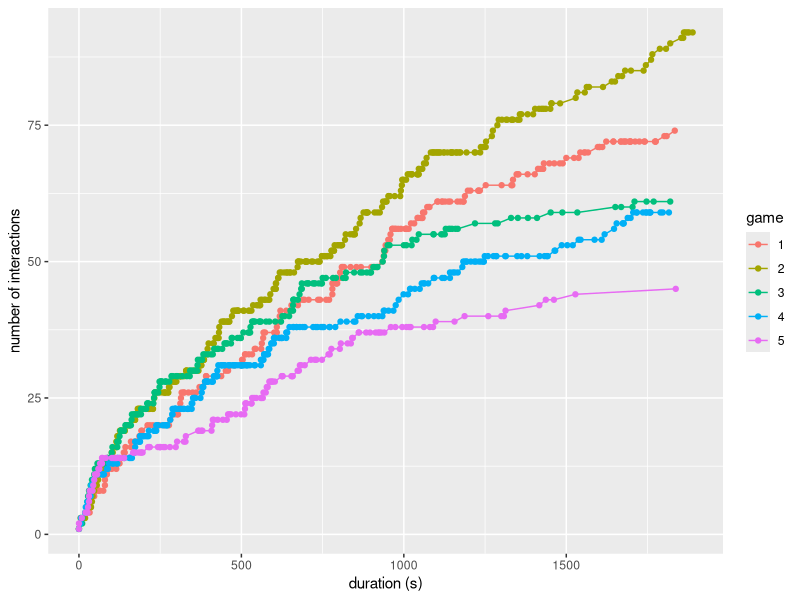
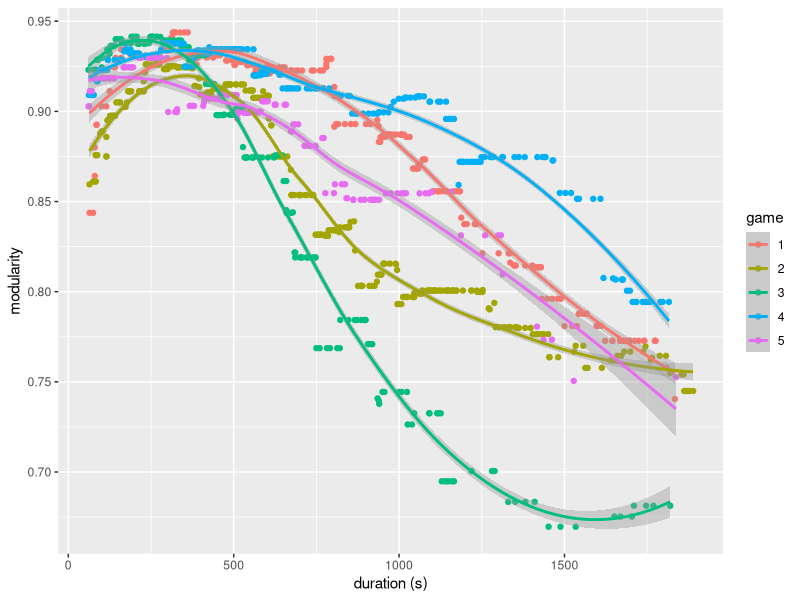
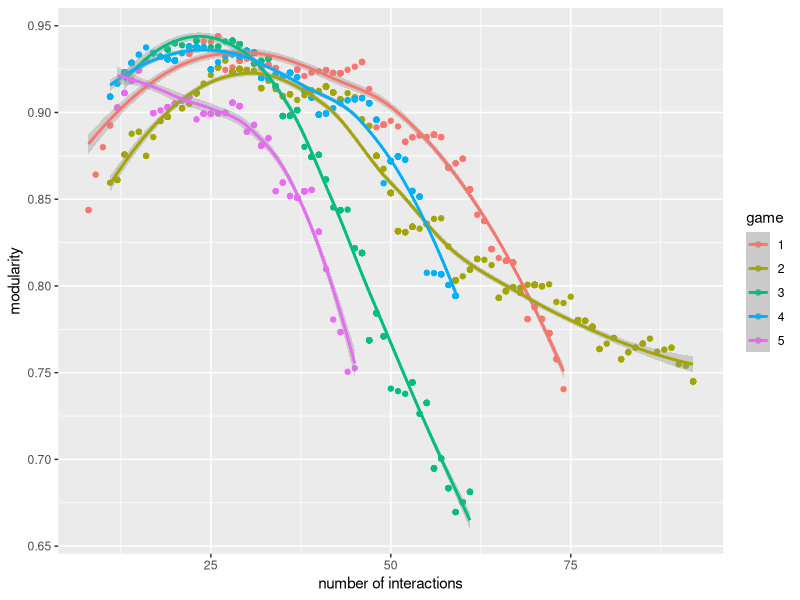

These figures' R source, in order:
library(dplyr)
library(ggplot2)
library(readr)
library(tidyr)
library(igraph)


##### get networks #####

trophic_data <- read_csv("data/raw/Cleaned_Ressources_Anonymous.csv") 

# remove row names
trophic_data <- trophic_data %>% select(-"...1")

# check data
head(trophic_data)


# filter games and get temporal networks
make_networks <- function(gameid) {
  
  # select game and compute duration
  game <- trophic_data %>% 
    filter(!is.na(ressource_id), Game_ID == gameid)  %>% 
    mutate(duration = time - min(time)) %>%
    arrange(duration)
  
  # get consumer names
  players_game <- game %>% 
    group_by(player_name) %>% 
    summarize() %>% 
    rename(id = player_name)
  
  # get resource name
  patches_game <- game %>% 
    group_by(ressource_id) %>% 
    summarize() %>% 
    rename(id = ressource_id) 
  
  # get individuals name
  id <- unique(rbind(players_game, patches_game)) %>% 
    arrange(id)
  
  # get number of individuals
  n <- nrow(id)

  # make initial network
  Ns <- array(0, dim = c(nrow(id), nrow(id), nrow(game)))
  
  # each matrix corresponds to a different time point
  n1 <- matrix(0, nrow = n, ncol = n)
  Ns[,,1] = n1
  
  # add interactions one at a time 
  for (a in 1:nrow(game)) {
  
    i <- which(id == as.character(game[a, "player_name"]))
    j <- which(id == as.character(game[a, "ressource_id"]))
    
    n1[i,j] <- 1
    
    Ns[,,a] <- n1
  }
  
  return(list(Ns = Ns, duration = game$duration))
}


##### compute measures #####

# compute number of interactions (herbivory and predatory)
count_links <- function(game) {
  
  links <- rep(0, length(game$duration))

  for (a in 1:length(game$duration)) {
    links[a] <- sum(game$Ns[,,a])
  }
  return(links)
}


# compute modularity 
measure_modularity <- function(game) {
  
  mod <- rep(0, length(game$duration))
  
  for (a in 1:length(game$duration)) {
    # make graph (and remove nodes without interactions)
    N <- graph_from_adjacency_matrix(game$Ns[,,a])
    N <- delete.vertices(simplify(N), degree(N)==0)
    # get clusters that maximize modularity and compute modularity
    communities <- cluster_walktrap(N)
    mod[a] <- modularity(N, membership = communities$membership)
  }
  return(mod)
}

df <- data.frame()

for (i in 1:5) {
  
  # generate networks for game i and get durations at which observations were observed
  game <- make_networks(i)
  duration <- game$duration
  
  # make graphs
  
  # compute number of links through time
  links <- count_links(game)
  
  # compute modularity through time
  mod <- measure_modularity(game)
  
  # add rows to dataframe
  df <- rbind(df, data.frame(duration = duration, 
                             links = links, 
                             mod = mod,
                             game = rep(i, length(duration))))
}

df <- df %>% 
  mutate(duration = as.numeric(duration), game = as.factor(game))

##### visualize data ##### 

# number of interactions through time
ggplot(df, aes(x = duration, y = links, col = game)) +
  geom_line(lw = 1) +
  geom_point() + 
  xlab("duration (s)") +
  ylab("number of interactions")

# modularity through time (start after 1 min)
ggplot(df %>% filter(duration > 60), aes(x = duration, y = mod, col = game)) +
  geom_point() + 
  geom_smooth() +
  xlab("duration (s)") +
  ylab("modularity")

# modularity vs number of interactions (start after 1 min)
ggplot(df %>% filter(duration > 60), aes(x = links, y = mod, col = game)) +
  geom_point() + 
  geom_smooth() +
  xlab("number of interactions") +
  ylab("modularity")




